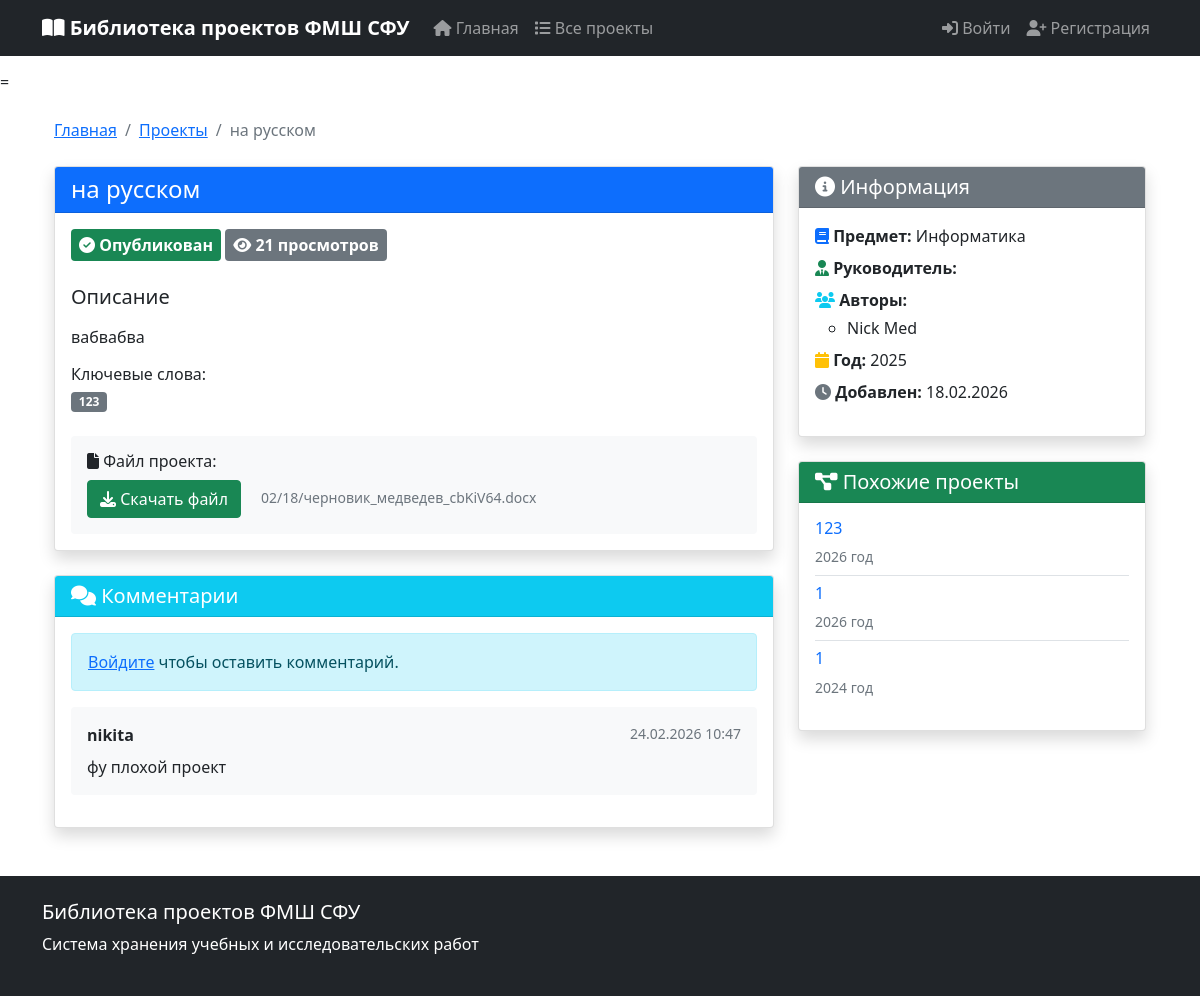
The app's page /projects/2/ with its own data.
### projects/models.py (models this page shows, shortened)
class Project(models.Model):
    STATUS_CHOICES = [
        ('draft', 'Черновик'),
        ('pending', 'На модерации'),
        ('published', 'Опубликован'),
        ('rejected', 'Отклонен'),
        ('revision', 'Требует доработки'),
        ('archived', 'В архиве'),
    ]
    moderated_by = models.ForeignKey(
        Teacher,
        on_delete=models.SET_NULL,
        null=True,
        blank=True,
        related_name='moderated_projects',
        verbose_name="Проверил"
    )
    moderation_comment = models.TextField(
        verbose_name="Комментарий модератора",
        blank=True,
        help_text="Причина отклонения или замечания"
    )
    moderated_at = models.DateTimeField(
        null=True,
        blank=True,
        verbose_name="Дата проверки"
    )
    title = models.CharField(max_length=300, verbose_name="Название проекта")
    description = models.TextField(verbose_name="Описание")
    subject = models.ForeignKey(
        Subject,
        on_delete=models.SET_NULL,
        null=True,
        related_name='projects',
        verbose_name="Предмет"
    )
    teacher = models.ForeignKey(
        Teacher,
        on_delete=models.SET_NULL,
        null=True,
        related_name='supervised_projects',
        verbose_name="Руководитель"
    )
    pupils = models.ManyToManyField(
        Pupil,
        related_name='projects',
        verbose_name="Авторы-ученики"
    )
    year = models.IntegerField(verbose_name="Год выполнения")
    keywords = models.CharField(
        max_length=500,
        verbose_name="Ключевые слова",
        help_text="Через запятую",
        blank=True
    )
    project_file = models.FileField(
        upload_to='projects/files/%Y/%m/%d/',
        verbose_name="Файл проекта",
        validators=[FileExtensionValidator(['pdf', 'doc', 'docx', 'zip', 'rar', '7z'])],
        null=True,
        blank=True
    )
    status = models.CharField(
        max_length=20,
        choices=STATUS_CHOICES,
        default='draft',
        verbose_name="Статус"
    )
    views = models.IntegerField(default=0, verbose_name="Просмотры")
    downloads = models.IntegerField(default=0, verbose_name="Скачивания")
    created_at = models.DateTimeField(auto_now_add=True, verbose_name="Дата создания")
    updated_at = models.DateTimeField(auto_now=True, verbose_name="Дата обновления")
    published_at = models.DateTimeField(null=True, blank=True, verbose_name="Дата публикации")
    class Meta:
        verbose_name = "Проект"
        verbose_name_plural = "Проекты"
        ordering = ['-created_at']
        indexes = [
            models.Index(fields=['status', 'created_at']),
            models.Index(fields=['year', 'subject']),
        ]
    def increase_views(self):
        self.views += 1
        self.save(update_fields=['views'])

class Comment(models.Model):
    project = models.ForeignKey(
        Project,
        on_delete=models.CASCADE,
        related_name='comments',
        verbose_name="Проект"
    )
    user = models.ForeignKey(
        User,
        on_delete=models.CASCADE,
        related_name='comments',
        verbose_name="Пользователь"
    )
    text = models.TextField(verbose_name="Текст комментария")
    created_at = models.DateTimeField(auto_now_add=True, verbose_name="Дата")
    class Meta:
        verbose_name = "Комментарий"
        verbose_name_plural = "Комментарии"
        ordering = ['-created_at']

class Subject(models.Model):
    name = models.CharField(max_length=200, verbose_name="Название предмета")
    code = models.CharField(max_length=20, verbose_name="Код предмета", blank=True)
    description = models.TextField(verbose_name="Описание", blank=True)
    class Meta:
        verbose_name = "Предмет"
        verbose_name_plural = "Предметы"
        ordering = ['name']

class Pupil(models.Model):
    user = models.OneToOneField(User, on_delete=models.CASCADE, verbose_name="Пользователь")
    class Meta:
        verbose_name = "Ученик"
        verbose_name_plural = "Ученики"

### projects/views.py (the view)
# urls.py: path('projects/<int:pk>/', views.project_detail, name='project_detail'),
def project_detail(request, pk):
    project = get_object_or_404(Project, pk=pk)
    project.increase_views()
    print(f"Запрошен проект: {project.title}")
    print(f"Шаблон: projects/project_detail.html")
    similar_projects = Project.objects.filter(
        subject=project.subject,
        status='published'
    ).exclude(pk=project.pk)[:3]
    comments = project.comments.all()
    if request.method == 'POST' and request.user.is_authenticated:
        comment_form = CommentForm(request.POST)
        if comment_form.is_valid():
            comment = comment_form.save(commit=False)
            comment.project = project
            comment.user = request.user
            comment.save()
            messages.success(request, 'Комментарий добавлен!')
            return redirect('project_detail', pk=project.pk)
    else:
        comment_form = CommentForm()
    context = {
        'project': project,
        'similar_projects': similar_projects,
        'comments': comments,
        'comment_form': comment_form,
    }
    return render(request, 'projects/project_detail.html', context)

### projects/templates/projects/project_detail.html (shortened to what this page needs)
{% extends "projects/base.html" %}
{% block content %}
<div class="container">
    <nav aria-label="breadcrumb" class="mb-4">
        <ol class="breadcrumb">
            <li class="breadcrumb-item"><a href="{% url 'index' %}">Главная</a></li>
            <li class="breadcrumb-item"><a href="{% url 'project_list' %}">Проекты</a></li>
            <li class="breadcrumb-item active">{{ project.title|truncatechars:50 }}</li>
        </ol>
    </nav>
    <div class="row">
        <div class="col-md-8">
            <div class="card shadow mb-4">
                <div class="card-header bg-primary text-white">
                    <h4 class="mb-0">{{ project.title }}</h4>
                </div>
                <div class="card-body">
                    <div class="mb-3">
                        {% if project.status == 'published' %}
                            <span class="badge bg-success fs-6 p-2">
                                <i class="fas fa-check-circle"></i> Опубликован
                            </span>
                        {% elif project.status == 'pending' %}
                            <span class="badge bg-warning text-dark fs-6 p-2">
                                <i class="fas fa-clock"></i> На модерации
                            </span>
                        {% elif project.status == 'rejected' %}
                            <span class="badge bg-danger fs-6 p-2">
                                <i class="fas fa-times-circle"></i> Отклонен
                            </span>
                        {% elif project.status == 'revision' %}
                            <span class="badge bg-info text-dark fs-6 p-2">
                                <i class="fas fa-edit"></i> Требует доработки
                            </span>
                        {% endif %}
                        <span class="badge bg-secondary fs-6 p-2">
                            <i class="fas fa-eye"></i> {{ project.views }} просмотров
                        </span>
                    </div>
                    <h5 class="mt-4">Описание</h5>
                    <p class="text-justify">{{ project.description|linebreaks }}</p>
                    {% if project.keywords %}
                    <div class="mt-3">
                        <h6>Ключевые слова:</h6>
                        {% for keyword in project.keywords.split %}
                            <span class="badge bg-secondary me-1">{{ keyword }}</span>
                        {% endfor %}
                    </div>
                    {% endif %}
                    {% if project.project_file %}
                    <div class="mt-4 p-3 bg-light rounded">
                        <h6><i class="fas fa-file"></i> Файл проекта:</h6>
                        <a href="{% url 'download_project' project.pk %}" class="btn btn-success">
                            <i class="fas fa-download"></i> Скачать файл
                        </a>
                        <small class="text-muted ms-3">
                            {{ project.project_file.name|slice:"20:" }}
                        </small>
                    </div>
                    {% endif %}
                </div>
            </div>
            <div class="card shadow">
                <div class="card-header bg-info text-white">
                    <h5 class="mb-0"><i class="fas fa-comments"></i> Комментарии</h5>
                </div>
                <div class="card-body">
                    {% if user.is_authenticated %}
                        <form method="post" class="mb-4">
                            {% csrf_token %}
                            {{ comment_form.text }}
                            <button type="submit" class="btn btn-primary mt-2">
                                <i class="fas fa-paper-plane"></i> Отправить
                            </button>
                        </form>
                    {% else %}
                        <div class="alert alert-info">
                            <a href="{% url 'login' %}">Войдите</a> чтобы оставить комментарий.
                        </div>
                    {% endif %}
                    {% if comments %}
                        {% for comment in comments %}
                        <div class="comment mb-3 p-3 bg-light rounded">
                            <div class="d-flex justify-content-between">
                                <strong>{{ comment.user.get_full_name|default:comment.user.username }}</strong>
                                <small class="text-muted">{{ comment.created_at|date:"d.m.Y H:i" }}</small>
                            </div>
                            <p class="mb-0 mt-2">{{ comment.text }}</p>
                        </div>
                        {% endfor %}
                    {% else %}
                        <p class="text-muted">Пока нет комментариев. Будьте первым!</p>
                    {% endif %}
                </div>
            </div>
        </div>
        <div class="col-md-4">
            <div class="card shadow mb-4">
                <div class="card-header bg-secondary text-white">
                    <h5 class="mb-0"><i class="fas fa-info-circle"></i> Информация</h5>
                </div>
                <div class="card-body">
                    <ul class="list-unstyled">
                        <li class="mb-2">
                            <i class="fas fa-book text-primary"></i>
                            <strong>Предмет:</strong> {{ project.subject.name }}
                        </li>
                        <li class="mb-2">
                            <i class="fas fa-user-tie text-success"></i>
                            <strong>Руководитель:</strong> {{ project.teacher.user.get_full_name }}
                        </li>
                        <li class="mb-2">
                            <i class="fas fa-users text-info"></i>
                            <strong>Авторы:</strong>
                            <ul class="mt-1">
                                {% for pupil in project.pupils.all %}
                                <li>{{ pupil.user.get_full_name }}</li>
                                {% endfor %}
                            </ul>
                        </li>
                        <li class="mb-2">
                            <i class="fas fa-calendar text-warning"></i>
                            <strong>Год:</strong> {{ project.year }}
                        </li>
                        <li class="mb-2">
                            <i class="fas fa-clock text-secondary"></i>
                            <strong>Добавлен:</strong> {{ project.created_at|date:"d.m.Y" }}
                        </li>
                    </ul>
                </div>
            </div>
            {% if similar_projects %}
            <div class="card shadow">
                <div class="card-header bg-success text-white">
                    <h5 class="mb-0"><i class="fas fa-project-diagram"></i> Похожие проекты</h5>
                </div>
                <div class="card-body">
                    {% for sim in similar_projects %}
                    <div class="mb-2 pb-2 {% if not forloop.last %}border-bottom{% endif %}">
                        <a href="{% url 'project_detail' sim.pk %}" class="text-decoration-none">
                            <h6>{{ sim.title|truncatechars:40 }}</h6>
                            <small class="text-muted">{{ sim.year }} год</small>
                        </a>
                    </div>
                    {% endfor %}
                </div>
            </div>
            {% endif %}
        </div>
    </div>
</div>
{% endblock %}

### projects/templates/projects/base.html (shortened to what this page needs)
<!DOCTYPE html>
<html lang="ru">
<head>
    <link href="https://cdn.jsdelivr.net/npm/bootstrap@5.1.3/dist/css/bootstrap.min.css" rel="stylesheet">
    <link rel="stylesheet" href="https://cdnjs.cloudflare.com/ajax/libs/font-awesome/6.4.0/css/all.min.css">
</head>
<body>
    <nav class="navbar navbar-expand-lg navbar-dark bg-dark fixed-top">
        <div class="container">
            <a class="navbar-brand" href="{% url 'index' %}">
                <i class="fas fa-book-open"></i> Библиотека проектов ФМШ СФУ
            </a>
            <div class="collapse navbar-collapse" id="navbarNav">
                <ul class="navbar-nav me-auto">
                    <li class="nav-item">
                        <a class="nav-link" href="{% url 'index' %}">
                            <i class="fas fa-home"></i> Главная
                        </a>
                    </li>
                    <li class="nav-item">
                        <a class="nav-link" href="{% url 'project_list' %}">
                            <i class="fas fa-list"></i> Все проекты
                        </a>
                    </li>
                </ul>
                <ul class="navbar-nav">
                    {% if user.is_authenticated %}
                        <li class="nav-item dropdown">
                            <a class="nav-link dropdown-toggle" href="#" id="userDropdown" role="button" data-bs-toggle="dropdown">
                                <i class="fas fa-user"></i> {{ user.username }}
                            </a>
                            <ul class="dropdown-menu">
                                <li><a class="dropdown-item" href="{% url 'profile' %}">
                                    <i class="fas fa-user-circle"></i> Профиль
                                </a></li>
                                <li><hr class="dropdown-divider"></li>
                                <li>
                                    <form method="post" action="{% url 'logout' %}" style="display: inline;">
                                        {% csrf_token %}
                                        <button type="submit" class="dropdown-item">
                                            <i class="fas fa-sign-out-alt"></i> Выйти
                                        </button>
                                    </form>
                                </li>
                            </ul>
                        </li>
                    {% else %}
                        <li class="nav-item">
                            <a class="nav-link" href="{% url 'login' %}">
                                <i class="fas fa-sign-in-alt"></i> Войти
                            </a>
                        </li>
                        <li class="nav-item">
                            <a class="nav-link" href="{% url 'register' %}">
                                <i class="fas fa-user-plus"></i> Регистрация
                            </a>
                        </li>
                    {% endif %}
                </ul>
            </div>
        </div>
    </nav>
    <main class="container my-4">
        {% block content %}{% endblock %}
    </main>
    <footer class="bg-dark text-white py-4 mt-5">
        <div class="container">
            <div class="row">
                <div class="col-md-6">
                    <h5>Библиотека проектов ФМШ СФУ</h5>
                    <p>Система хранения учебных и исследовательских работ</p>
                </div>
            </div>
        </div>
    </footer>
</body>
</html>

### records on screen
Project: title "на русском", views "21", description "вабвабва", split "123", project_file.name "02/18/черновик_медведев_cbKiV64.docx", subject.name "Информатика", year "2025", created_at "18.02.2026"
Comment: user.get_full_name "nikita", created_at "24.02.2026 10:47", text "фу плохой проект"
Pupil: user.get_full_name "Nick Med"
Project: title "123", year "2026"
Project: title "1", year "2026"
Project: title "1", year "2024"
